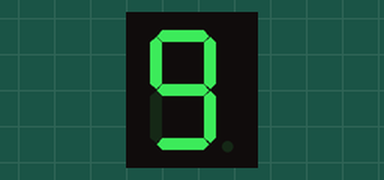
This program was run on a simulated ESP32 board running MicroPython. On the bench: 1-digit seven-segment display. The segment pins are drawn as the display they are named for.

Above: at 0.1 s.
At 2.1 s:
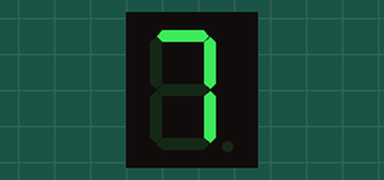
At 3.1 s:
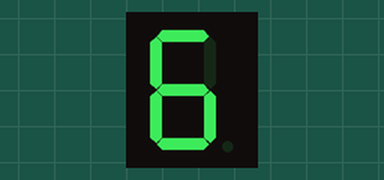
At 5.1 s:
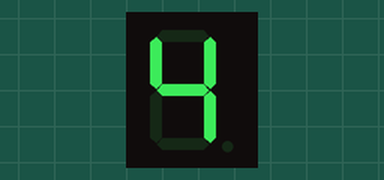
At 6.1 s:
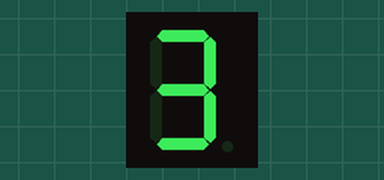
At 9.1 s:
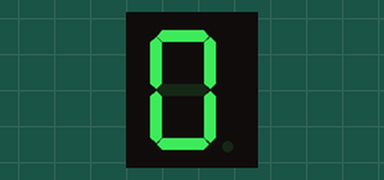

The program:

SegmentedDisplay.py
```python
from machine import Pin
import time

"""
The center Pins, from both side, is connected to GND, connect it with a resistor
"""

pin_map = {
    'g': Pin(19, Pin.OUT),
    'f': Pin(18, Pin.OUT),
    'a': Pin(17, Pin.OUT),
    'b': Pin(16, Pin.OUT),
    'e': Pin(12, Pin.OUT),
    'd': Pin(14, Pin.OUT),
    'c': Pin(27, Pin.OUT),
    'dp': Pin(26, Pin.OUT)
}

numMap = {
    0: ['a', 'b', 'c', 'd', 'e', 'f'],
    1: ['b', 'c'],
    2: ['a', 'b', 'd', 'e', 'g'],
    3: ['a', 'b', 'c', 'd', 'g'],
    4: ['b', 'c', 'f', 'g'],
    5: ['a', 'c', 'd', 'f', 'g'],
    6: ['a', 'c', 'd', 'e', 'f', 'g'],
    7: ['a', 'b', 'c'],
    8: ['a', 'b', 'c', 'd', 'e', 'f', 'g'],
    9: ['a', 'b', 'c', 'd', 'f', 'g'],
}

def cls():
    for i in pin_map.values():
        i.value(False)

def display(num):
    cls()
    numToLight = numMap[num]
    for segment in numToLight:
        pin_map[segment].value(True)

while True:
    lightNum = [0,1,2,3,4,5,6,7,8,9]
    for num in reversed(lightNum):
        display(num)
        time.sleep(1)

    
```

Measured:
- by itself, everything shown: repeats every 10.0 s, in 10 steps
- what the display in image 0 shows lasts 1.0 s, from 0.1 s to 1.1 s
